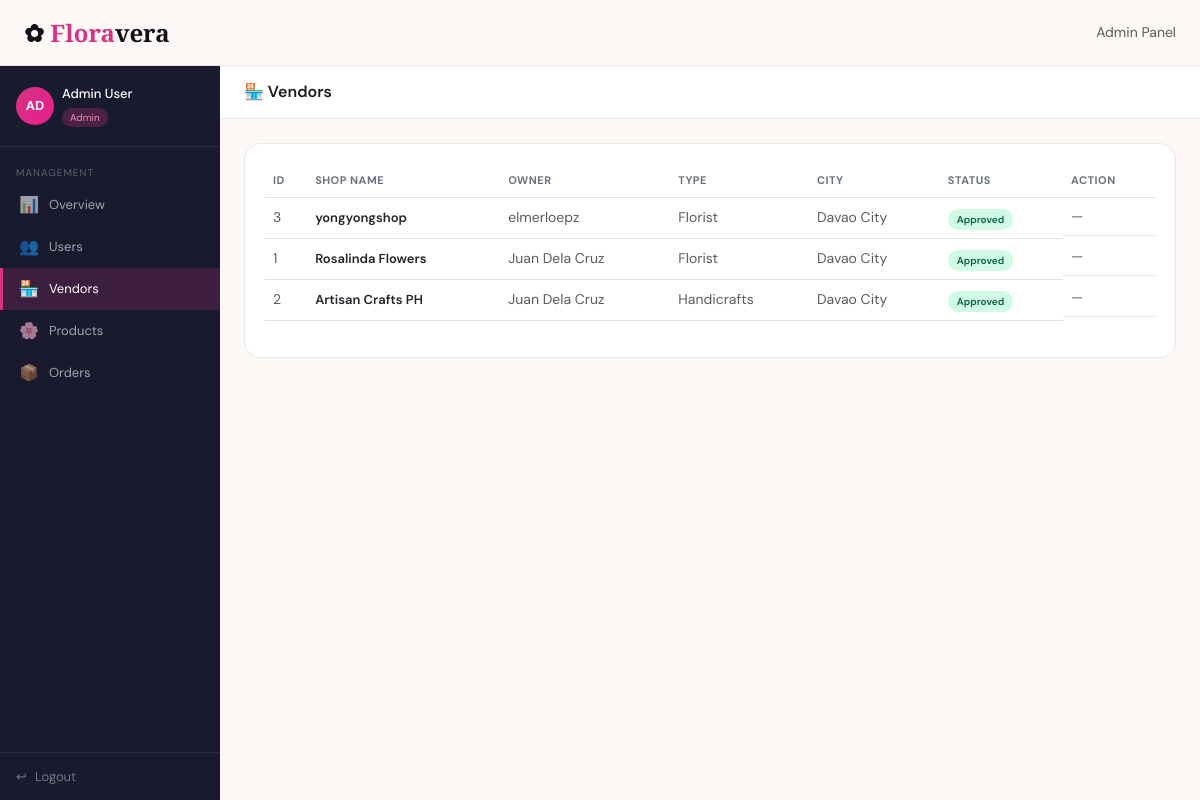
Screenshot of /admin/vendors.php (signed in) with the database file from the repository.
### tables this page shows
CREATE TABLE `vendors` (
  `id` int(11) NOT NULL,
  `user_id` int(11) NOT NULL,
  `shop_name` varchar(150) NOT NULL,
  `shop_type` varchar(80) NOT NULL DEFAULT 'Florist',
  `city` varchar(80) NOT NULL DEFAULT 'Davao City',
  `description` text DEFAULT NULL,
  `status` enum('pending','approved','rejected') DEFAULT 'pending',
  `created_at` timestamp NOT NULL DEFAULT current_timestamp()
);

CREATE TABLE `users` (
  `id` int(11) NOT NULL,
  `fullname` varchar(100) NOT NULL,
  `email` varchar(150) NOT NULL,
  `username` varchar(80) NOT NULL,
  `password` varchar(255) NOT NULL,
  `role` enum('admin','seller','customer') NOT NULL DEFAULT 'customer',
  `created_at` timestamp NOT NULL DEFAULT current_timestamp()
);

### admin/vendors.php (the view, shortened to what this page needs)
<?php
include '../dbconnect.php';
$vendors=$conn->query("SELECT v.*,u.fullname,u.email FROM vendors v JOIN users u ON u.id=v.user_id ORDER BY v.created_at DESC");
$cur=basename($_SERVER['PHP_SELF']);
?>
<!DOCTYPE html>
<html lang="en">
<head>
<link href="https://cdn.jsdelivr.net/npm/bootstrap@5.3.0/dist/css/bootstrap.min.css" rel="stylesheet">
<link href="../style.css" rel="stylesheet">
</head>
<body>
<nav class="fv-navbar navbar fixed-top px-4 d-flex align-items-center justify-content-between">
  <a class="fv-logo" href="../index.php">✿ <span>Flora</span>vera</a>
  <span class="text-muted small">Admin Panel</span>
</nav>
<div class="fv-dash-wrap">
  <div class="fv-sidebar">
    <div class="fv-sidebar-user d-flex align-items-center gap-2">
      <div class="fv-avatar">AD</div>
      <div><div class="fv-uname"><?= htmlspecialchars($_SESSION['fullname']) ?></div><div class="fv-urole">Admin</div></div>
    </div>
    <div class="fv-nav-label mt-2">Management</div>
    <a href="dashboard.php" class="fv-nav-item <?= $cur==='dashboard.php'?'active':''?>"><span class="fv-nav-icon">📊</span> Overview</a>
    <a href="users.php"     class="fv-nav-item <?= $cur==='users.php'    ?'active':''?>"><span class="fv-nav-icon">👥</span> Users</a>
    <a href="vendors.php"   class="fv-nav-item <?= $cur==='vendors.php'  ?'active':''?>"><span class="fv-nav-icon">🏪</span> Vendors</a>
    <a href="products.php"  class="fv-nav-item <?= $cur==='products.php' ?'active':''?>"><span class="fv-nav-icon">🌸</span> Products</a>
    <a href="orders.php"    class="fv-nav-item <?= $cur==='orders.php'   ?'active':''?>"><span class="fv-nav-icon">📦</span> Orders</a>
    <div class="fv-logout"><a href="../logout.php"><span>↩</span> Logout</a></div>
  </div>
  <div class="fv-main">
    <div class="fv-topbar"><div class="fv-topbar-title">🏪 Vendors</div></div>
    <div class="fv-dash-content">
      <div class="fv-card">
        <div class="table-responsive">
        <table class="table fv-admin-table align-middle">
          <thead><tr><th>ID</th><th>Shop Name</th><th>Owner</th><th>Type</th><th>City</th><th>Status</th><th>Action</th></tr></thead>
          <tbody>
          <?php while($v=$vendors->fetch_assoc()): ?>
          <tr>
            <td class="text-muted small"><?= $v['id'] ?></td>
            <td style="font-size:13px;font-weight:600"><?= htmlspecialchars($v['shop_name']) ?></td>
            <td class="text-muted small"><?= htmlspecialchars($v['fullname']) ?></td>
            <td class="text-muted small"><?= htmlspecialchars($v['shop_type']) ?></td>
            <td class="text-muted small"><?= htmlspecialchars($v['city']) ?></td>
            <td>
              <span class="fv-status <?= $v['status']==='approved'?'fv-status-completed':($v['status']==='pending'?'fv-status-pending':'fv-status-cancelled') ?>">
                <?= ucfirst($v['status']) ?>
              </span>
            </td>
            <td class="d-flex gap-1">
              <?php if($v['status']==='pending'): ?>
              <a href="vendor_approve.php?id=<?= $v['id'] ?>&action=approve" class="btn btn-success btn-sm" style="font-size:11px">✓ Approve</a>
              <a href="vendor_approve.php?id=<?= $v['id'] ?>&action=reject"  class="btn btn-outline-danger btn-sm" style="font-size:11px">✕ Reject</a>
              <?php else: ?>
              <span class="text-muted small">—</span>
              <?php endif; ?>
            </td>
          </tr>
          <?php endwhile; ?>
          </tbody>
        </table>
        </div>
      </div>
    </div>
  </div>
</div>
</body></html>

### style.css (style rules this page uses)
:root { --fv-pink: #d63384; --fv-pink2: #e91e8c; --fv-pink-light: #fce4ef; --fv-pink-mid: #f48fb1; --fv-dark: #111018; --fv-dark2: #1a1a2e; --fv-cream: #fdf8f5; --fv-cream2: #f5ede8; --fv-muted: #6b7280; --fv-border: #e5e7eb; --sidebar-w: 220px; }
body { font-family: 'DM Sans', sans-serif; background: var(--fv-cream); color: #1a1a1a; }
.fv-navbar { background: rgba(253,248,245,0.95); backdrop-filter: blur(12px); border-bottom: 0.5px solid rgba(214,51,132,0.12); height: 66px; }
.fv-logo { font-family: 'Cormorant Garamond', serif; font-size: 24px; font-weight: 700; color: var(--fv-dark) !important; text-decoration: none; }
.fv-logo span { color: var(--fv-pink); }
.fv-dash-wrap { display: flex; min-height: 100vh; padding-top: 66px; }
.fv-sidebar { width: var(--sidebar-w); background: var(--fv-dark2); position: fixed; top: 66px; left: 0; bottom: 0; overflow-y: auto; display: flex; flex-direction: column; z-index: 30; }
.fv-sidebar-user { padding: 18px 16px; border-bottom: .5px solid rgba(255,255,255,.08); }
.fv-avatar { width: 38px; height: 38px; border-radius: 50%; background: linear-gradient(135deg, var(--fv-pink), var(--fv-pink2)); display: flex; align-items: center; justify-content: center; font-size: 13px; font-weight: 700; color: #fff; }
.fv-uname { font-size: 13px; font-weight: 500; color: #fff; }
.fv-urole { font-size: 10px; background: rgba(214,51,132,.25); color: var(--fv-pink-mid); padding: 2px 8px; border-radius: 10px; display: inline-block; margin-top: 3px; }
.fv-nav-label { font-size: 10px; color: rgba(255,255,255,.3); padding: 10px 16px 4px; text-transform: uppercase; letter-spacing: 1px; }
.fv-nav-item { display: flex; align-items: center; gap: 10px; padding: 9px 16px; color: rgba(255,255,255,.6); font-size: 13px; border-left: 3px solid transparent; text-decoration: none; transition: all .15s; }
.fv-nav-item.active { color: #fff; background: rgba(214,51,132,.18); border-left-color: var(--fv-pink); }
.fv-nav-icon { font-size: 16px; width: 20px; text-align: center; }
.fv-logout { padding: 14px 16px; border-top: .5px solid rgba(255,255,255,.08); margin-top: auto; }
.fv-logout a { display: flex; align-items: center; gap: 8px; color: rgba(255,255,255,.4); font-size: 13px; text-decoration: none; transition: color .15s; }
.fv-main { margin-left: var(--sidebar-w); flex: 1; background: var(--fv-cream); min-height: calc(100vh - 66px); }
.fv-topbar { background: #fff; border-bottom: .5px solid var(--fv-border); padding: 14px 24px; display: flex; align-items: center; justify-content: space-between; position: sticky; top: 66px; z-index: 20; }
.fv-topbar-title { font-size: 16px; font-weight: 600; }
.fv-dash-content { padding: 24px; }
.fv-card { background: #fff; border: .5px solid var(--fv-border); border-radius: 16px; padding: 20px; }
.fv-status { font-size: 10px; padding: 3px 9px; border-radius: 10px; font-weight: 600; display: inline-block; }
.fv-status-completed { background: #d1fae5; color: #065f46; }
.fv-admin-table th { font-size: 11px; text-transform: uppercase; letter-spacing: .5px; color: var(--fv-muted); }

### rows the page displays
vendors: id "3", shop_name "yongyongshop", user.fullname "elmerloepz", shop_type "Florist", city "Davao City", status "Approved"
vendors: id "1", shop_name "Rosalinda Flowers", user.fullname "Juan Dela Cruz", shop_type "Florist", city "Davao City", status "Approved"
vendors: id "2", shop_name "Artisan Crafts PH", user.fullname "Juan Dela Cruz", shop_type "Handicrafts", city "Davao City", status "Approved"

### other values shown
$_SESSION['fullname'] "Admin User"
